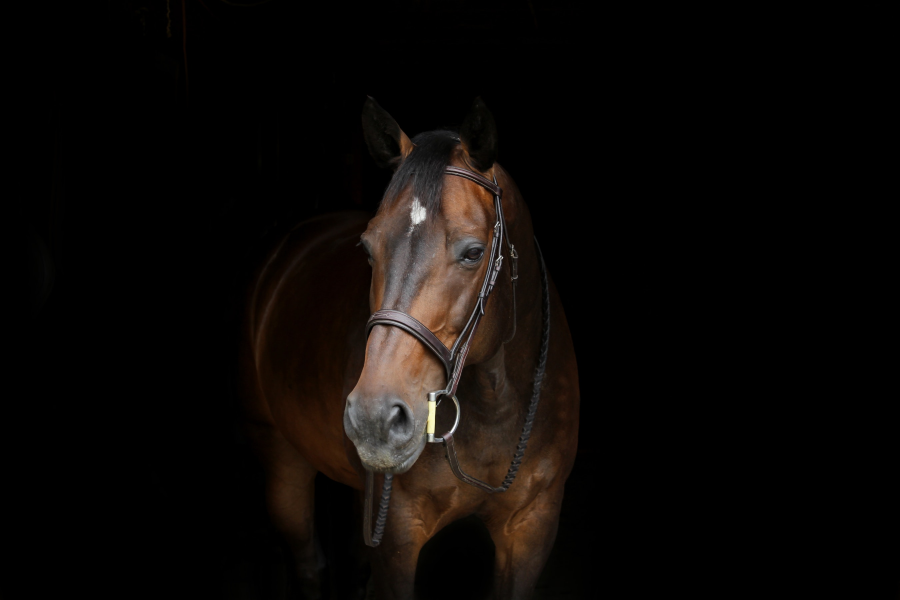
#> input picture computer-vision/DATA/horse.jpg, 2700 x 1800 px (shown at 1/3 size)
$ python histograms.py
#> lines starting #> are read from the running program, lines starting #| are printed output that depends on the picture
import cv2
import numpy as np
import matplotlib.pyplot as plt

dark_horse = cv2.imread('DATA/horse.jpg')
#> dark_horse is the input picture: shape (1800, 2700, 3); mean B, G, R 6.9, 8.9, 12
show_horse = cv2.cvtColor(dark_horse, cv2.COLOR_BGR2RGB)
rainbow = cv2.imread('DATA/rainbow.jpg')
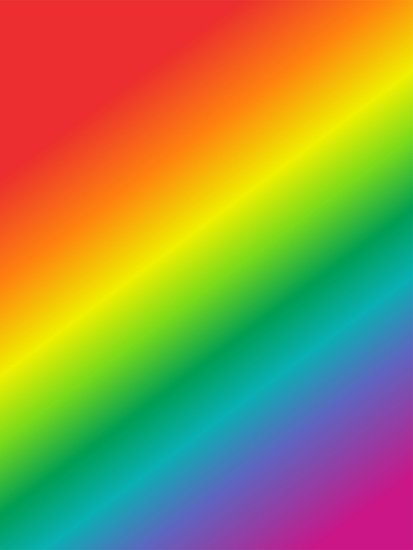
#> input picture computer-vision/DATA/rainbow.jpg, 413 x 550 px
#> rainbow is the input picture: shape (550, 413, 3); mean B, G, R 72.8, 142.3, 152.3
show_rainbow = cv2.cvtColor(rainbow, cv2.COLOR_BGR2RGB)
blue_bricks = cv2.imread('DATA/bricks.jpg')
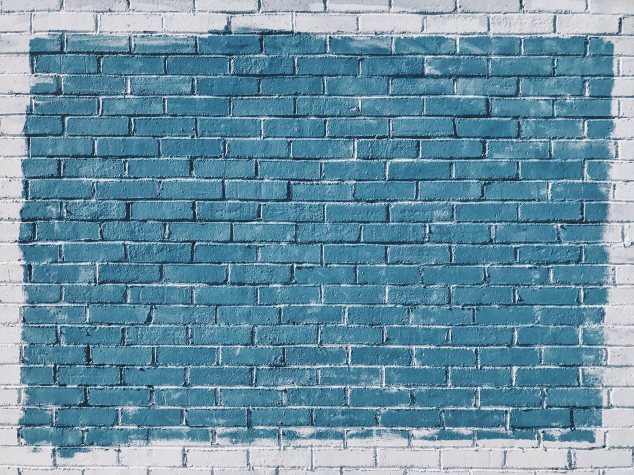
#> input picture computer-vision/DATA/bricks.jpg, 1267 x 950 px (shown at 1/2 size)
#> blue_bricks is the input picture: shape (950, 1267, 3); mean B, G, R 163.5, 144, 104.9
show_bricks = cv2.cvtColor(blue_bricks, cv2.COLOR_BGR2RGB)

images = [dark_horse]
color = ('b', 'g', 'r')
for i, col in enumerate(color):
    histr = cv2.calcHist([images[0]], [i], None, [256], [0, 256])
    plt.plot(histr, color=col)
    plt.xlim([0, 50])
    plt.ylim([0, 100000])
#save histogram image
plt.savefig('tmp/tmp26.jpg')
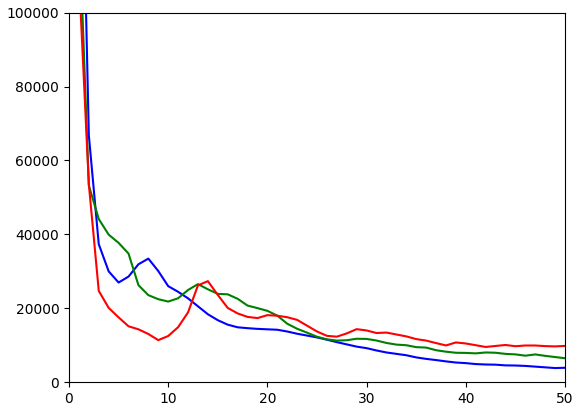
#> figure drawn by matplotlib, 1 panel; curve peaks at x = 0, y = 3726045; curve peaks at x = 0, y = 3605157; curve peaks at x = 0, y = 3582424
channels = [0]
mask = None
histSize = [256]
ranges = [0, 256]
hist = cv2.calcHist(images, channels, mask, histSize, ranges)
#> hist = 256 values, max 3726045 at index 0, min 10 at index 246, mean 18984.4
print(hist.shape)
#| (256, 1)
plt.plot(hist)
#save histogram image
plt.savefig('tmp/tmp27.jpg')
#> figure, not shown here; curve peaks at x = 0, y = 3726045; curve peaks at x = 0, y = 3605157; curve peaks at x = 0, y = 3582424
